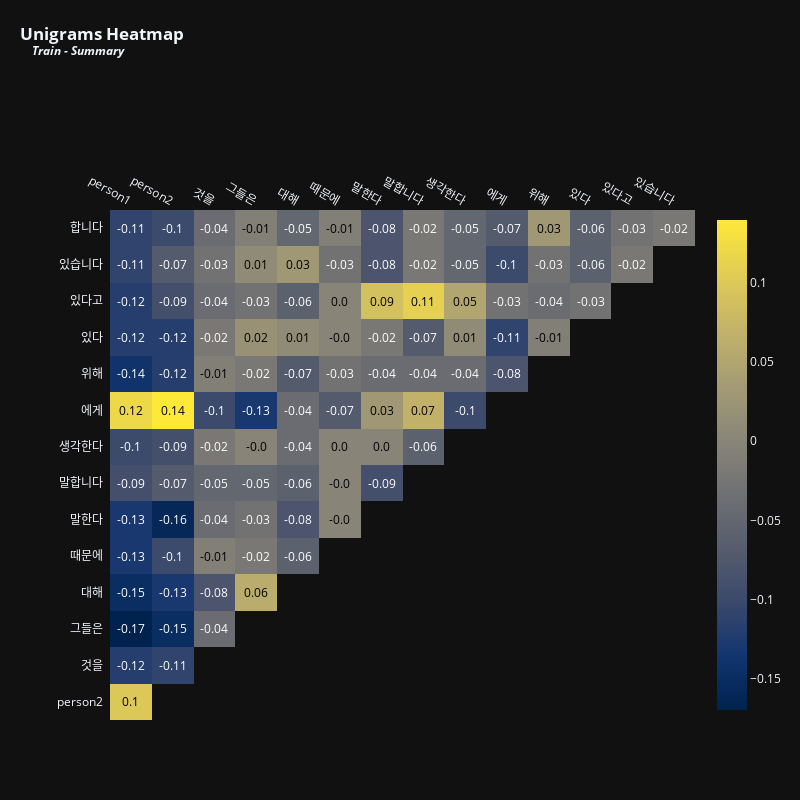

The notebook cell saved with this chart:
### Markdown cell above
이들 용어 사이의 상관관계는 매우 긍정적이지도, 매우 부정적이지도 않음을 알 수 있습니다. 가장 양의 상관관계가 있는 용어는 0.12에서 "don"과 "know"입니다. TfidfVectorizer 함수가 축약 제거와 같이 텍스트에 일부 변경을 수행하는 것을 관찰하는 것이 관련됩니다. 이는 아포스트로피 't 없이 단어가 표시되지 않는 이유를 설명합니다.

"예"와 "예"라는 용어 사이에 여전히 그다지 중요하지는 않지만 음의 상관관계가 있다는 점도 흥미롭습니다. 아마도 이는 동일한 대화에 두 가지를 모두 포함하는 것이 중복되기 때문에 발생할 수도 있고, 데이터가 대화 중에 "예" 대신 "예"를 사용하는 개인의 경향을 포착할 수도 있습니다. 이러한 유형의 히트맵을 분석할 때 고려할 수 있는 몇 가지 가설은 다음과 같습니다.

요약에 대해서도 동일한 분석을 수행해 보겠습니다.

### Code cell
vectorizer = TfidfVectorizer(max_features = 15) # Top 15 terms
x = vectorizer.fit_transform(train['summary'].fillna(''))
df_tfidfvect = pd.DataFrame(x.toarray(), columns=vectorizer.get_feature_names_out())
plot_correlation(df_tfidfvect, 'Unigrams', 'Train - Summary', 800, 800, 12)

### Figure 1 — Plotly figure (JSON) as saved in the notebook; plotly's stock layout.template omitted (floating-point values rounded to 4 significant figures)
{"data": [{"colorscale": [[0, "#00224e"], [0.1111, "#123570"], [0.2222, "#3b496c"], [0.3333, "#575d6d"], [0.4444, "#707173"], [0.5556, "#8a8678"], [0.6667, "#a59c74"], [0.7778, "#c3b369"], [0.8889, "#e1cc55"], [1, "#fee838"]], "reversescale": false, "showscale": false, "type": "heatmap", "x": ["person1", "person2", "것을", "그들은", "대해", "때문에", "말한다", "말합니다", "생각한다", "에게", "위해", "있다", "있다고", "있습니다"], "y": ["합니다", "있습니다", "있다고", "있다", "위해", "에게", "생각한다", "말합니다", "말한다", "때문에", "대해", "그들은", "것을", "person2"], "z": [[-0.11, -0.1, -0.04, -0.01, -0.05, -0.01, -0.08, -0.02, -0.05, -0.07, 0.03, -0.06, -0.03, -0.02], [-0.11, -0.07, -0.03, 0.01, 0.03, -0.03, -0.08, -0.02, -0.05, -0.1, -0.03, -0.06, -0.02], [-0.12, -0.09, -0.04, -0.03, -0.06, 0, 0.09, 0.11, 0.05, -0.03, -0.04, -0.03], [-0.12, -0.12, -0.02, 0.02, 0.01, 0, -0.02, -0.07, 0.01, -0.11, -0.01], [-0.14, -0.12, -0.01, -0.02, -0.07, -0.03, -0.04, -0.04, -0.04, -0.08], [0.12, 0.14, -0.1, -0.13, -0.04, -0.07, 0.03, 0.07, -0.1], [-0.1, -0.09, -0.02, 0, -0.04, 0, 0, -0.06], [-0.09, -0.07, -0.05, -0.05, -0.06, 0, -0.09], [-0.13, -0.16, -0.04, -0.03, -0.08, 0], [-0.13, -0.1, -0.01, -0.02, -0.06], [-0.15, -0.13, -0.08, 0.06], [-0.17, -0.15, -0.04], [-0.12, -0.11], [0.1]]}, {"colorscale": [[0, "#00224e"], [0.1111, "#123570"], [0.2222, "#3b496c"], [0.3333, "#575d6d"], [0.4444, "#707173"], [0.5556, "#8a8678"], [0.6667, "#a59c74"], [0.7778, "#c3b369"], [0.8889, "#e1cc55"], [1, "#fee838"]], "showscale": true, "type": "heatmap", "visible": true, "z": [[-0.11, -0.1, -0.04, -0.01, -0.05, -0.01, -0.08, -0.02, -0.05, -0.07, 0.03, -0.06, -0.03, -0.02], [-0.11, -0.07, -0.03, 0.01, 0.03, -0.03, -0.08, -0.02, -0.05, -0.1, -0.03, -0.06, -0.02], [-0.12, -0.09, -0.04, -0.03, -0.06, 0, 0.09, 0.11, 0.05, -0.03, -0.04, -0.03], [-0.12, -0.12, -0.02, 0.02, 0.01, 0, -0.02, -0.07, 0.01, -0.11, -0.01], [-0.14, -0.12, -0.01, -0.02, -0.07, -0.03, -0.04, -0.04, -0.04, -0.08], [0.12, 0.14, -0.1, -0.13, -0.04, -0.07, 0.03, 0.07, -0.1], [-0.1, -0.09, -0.02, 0, -0.04, 0, 0, -0.06], [-0.09, -0.07, -0.05, -0.05, -0.06, 0, -0.09], [-0.13, -0.16, -0.04, -0.03, -0.08, 0], [-0.13, -0.1, -0.01, -0.02, -0.06], [-0.15, -0.13, -0.08, 0.06], [-0.17, -0.15, -0.04], [-0.12, -0.11], [0.1]]}], "layout": {"annotations": [{"font": {"color": "#FFFFFF", "size": 12}, "showarrow": false, "text": "-0.11", "x": "person1", "xref": "x", "y": "합니다", "yref": "y"}, {"font": {"color": "#FFFFFF", "size": 12}, "showarrow": false, "text": "-0.1", "x": "person2", "xref": "x", "y": "합니다", "yref": "y"}, {"font": {"color": "#FFFFFF", "size": 12}, "showarrow": false, "text": "-0.04", "x": "것을", "xref": "x", "y": "합니다", "yref": "y"}, {"font": {"color": "#000000", "size": 12}, "showarrow": false, "text": "-0.01", "x": "그들은", "xref": "x", "y": "합니다", "yref": "y"}, {"font": {"color": "#FFFFFF", "size": 12}, "showarrow": false, "text": "-0.05", "x": "대해", "xref": "x", "y": "합니다", "yref": "y"}, {"font": {"color": "#000000", "size": 12}, "showarrow": false, "text": "-0.01", "x": "때문에", "xref": "x", "y": "합니다", "yref": "y"}, {"font": {"color": "#FFFFFF", "size": 12}, "showarrow": false, "text": "-0.08", "x": "말한다", "xref": "x", "y": "합니다", "yref": "y"}, {"font": {"color": "#FFFFFF", "size": 12}, "showarrow": false, "text": "-0.02", "x": "말합니다", "xref": "x", "y": "합니다", "yref": "y"}, {"font": {"color": "#FFFFFF", "size": 12}, "showarrow": false, "text": "-0.05", "x": "생각한다", "xref": "x", "y": "합니다", "yref": "y"}, {"font": {"color": "#FFFFFF", "size": 12}, "showarrow": false, "text": "-0.07", "x": "에게", "xref": "x", "y": "합니다", "yref": "y"}, {"font": {"color": "#000000", "size": 12}, "showarrow": false, "text": "0.03", "x": "위해", "xref": "x", "y": "합니다", "yref": "y"}, {"font": {"color": "#FFFFFF", "size": 12}, "showarrow": false, "text": "-0.06", "x": "있다", "xref": "x", "y": "합니다", "yref": "y"}, {"font": {"color": "#FFFFFF", "size": 12}, "showarrow": false, "text": "-0.03", "x": "있다고", "xref": "x", "y": "합니다", "yref": "y"}, {"font": {"color": "#FFFFFF", "size": 12}, "showarrow": false, "text": "-0.02", "x": "있습니다", "xref": "x", "y": "합니다", "yref": "y"}, {"font": {"color": "#FFFFFF", "size": 12}, "showarrow": false, "text": "-0.11", "x": "person1", "xref": "x", "y": "있습니다", "yref": "y"}, {"font": {"color": "#FFFFFF", "size": 12}, "showarrow": false, "text": "-0.07", "x": "person2", "xref": "x", "y": "있습니다", "yref": "y"}, {"font": {"color": "#FFFFFF", "size": 12}, "showarrow": false, "text": "-0.03", "x": "것을", "xref": "x", "y": "있습니다", "yref": "y"}, {"font": {"color": "#000000", "size": 12}, "showarrow": false, "text": "0.01", "x": "그들은", "xref": "x", "y": "있습니다", "yref": "y"}, {"font": {"color": "#000000", "size": 12}, "showarrow": false, "text": "0.03", "x": "대해", "xref": "x", "y": "있습니다", "yref": "y"}, {"font": {"color": "#FFFFFF", "size": 12}, "showarrow": false, "text": "-0.03", "x": "때문에", "xref": "x", "y": "있습니다", "yref": "y"}, {"font": {"color": "#FFFFFF", "size": 12}, "showarrow": false, "text": "-0.08", "x": "말한다", "xref": "x", "y": "있습니다", "yref": "y"}, {"font": {"color": "#FFFFFF", "size": 12}, "showarrow": false, "text": "-0.02", "x": "말합니다", "xref": "x", "y": "있습니다", "yref": "y"}, {"font": {"color": "#FFFFFF", "size": 12}, "showarrow": false, "text": "-0.05", "x": "생각한다", "xref": "x", "y": "있습니다", "yref": "y"}, {"font": {"color": "#FFFFFF", "size": 12}, "showarrow": false, "text": "-0.1", "x": "에게", "xref": "x", "y": "있습니다", "yref": "y"}, {"font": {"color": "#FFFFFF", "size": 12}, "showarrow": false, "text": "-0.03", "x": "위해", "xref": "x", "y": "있습니다", "yref": "y"}, {"font": {"color": "#FFFFFF", "size": 12}, "showarrow": false, "text": "-0.06", "x": "있다", "xref": "x", "y": "있습니다", "yref": "y"}, {"font": {"color": "#FFFFFF", "size": 12}, "showarrow": false, "text": "-0.02", "x": "있다고", "xref": "x", "y": "있습니다", "yref": "y"}, {"font": {"color": "#FFFFFF", "size": 12}, "showarrow": false, "text": "-0.12", "x": "person1", "xref": "x", "y": "있다고", "yref": "y"}, {"font": {"color": "#FFFFFF", "size": 12}, "showarrow": false, "text": "-0.09", "x": "person2", "xref": "x", "y": "있다고", "yref": "y"}, {"font": {"color": "#FFFFFF", "size": 12}, "showarrow": false, "text": "-0.04", "x": "것을", "xref": "x", "y": "있다고", "yref": "y"}, {"font": {"color": "#FFFFFF", "size": 12}, "showarrow": false, "text": "-0.03", "x": "그들은", "xref": "x", "y": "있다고", "yref": "y"}, {"font": {"color": "#FFFFFF", "size": 12}, "showarrow": false, "text": "-0.06", "x": "대해", "xref": "x", "y": "있다고", "yref": "y"}, {"font": {"color": "#000000", "size": 12}, "showarrow": false, "text": "0.0", "x": "때문에", "xref": "x", "y": "있다고", "yref": "y"}, {"font": {"color": "#000000", "size": 12}, "showarrow": false, "text": "0.09", "x": "말한다", "xref": "x", "y": "있다고", "yref": "y"}, {"font": {"color": "#000000", "size": 12}, "showarrow": false, "text": "0.11", "x": "말합니다", "xref": "x", "y": "있다고", "yref": "y"}, {"font": {"color": "#000000", "size": 12}, "showarrow": false, "text": "0.05", "x": "생각한다", "xref": "x", "y": "있다고", "yref": "y"}, {"font": {"color": "#FFFFFF", "size": 12}, "showarrow": false, "text": "-0.03", "x": "에게", "xref": "x", "y": "있다고", "yref": "y"}, {"font": {"color": "#FFFFFF", "size": 12}, "showarrow": false, "text": "-0.04", "x": "위해", "xref": "x", "y": "있다고", "yref": "y"}, {"font": {"color": "#FFFFFF", "size": 12}, "showarrow": false, "text": "-0.03", "x": "있다", "xref": "x", "y": "있다고", "yref": "y"}, {"font": {"color": "#FFFFFF", "size": 12}, "showarrow": false, "text": "-0.12", "x": "person1", "xref": "x", "y": "있다", "yref": "y"}, {"font": {"color": "#FFFFFF", "size": 12}, "showarrow": false, "text": "-0.12", "x": "person2", "xref": "x", "y": "있다", "yref": "y"}, {"font": {"color": "#FFFFFF", "size": 12}, "showarrow": false, "text": "-0.02", "x": "것을", "xref": "x", "y": "있다", "yref": "y"}, {"font": {"color": "#000000", "size": 12}, "showarrow": false, "text": "0.02", "x": "그들은", "xref": "x", "y": "있다", "yref": "y"}, {"font": {"color": "#000000", "size": 12}, "showarrow": false, "text": "0.01", "x": "대해", "xref": "x", "y": "있다", "yref": "y"}, {"font": {"color": "#000000", "size": 12}, "showarrow": false, "text": "-0.0", "x": "때문에", "xref": "x", "y": "있다", "yref": "y"}, {"font": {"color": "#FFFFFF", "size": 12}, "showarrow": false, "text": "-0.02", "x": "말한다", "xref": "x", "y": "있다", "yref": "y"}, {"font": {"color": "#FFFFFF", "size": 12}, "showarrow": false, "text": "-0.07", "x": "말합니다", "xref": "x", "y": "있다", "yref": "y"}, {"font": {"color": "#000000", "size": 12}, "showarrow": false, "text": "0.01", "x": "생각한다", "xref": "x", "y": "있다", "yref": "y"}, {"font": {"color": "#FFFFFF", "size": 12}, "showarrow": false, "text": "-0.11", "x": "에게", "xref": "x", "y": "있다", "yref": "y"}, {"font": {"color": "#000000", "size": 12}, "showarrow": false, "text": "-0.01", "x": "위해", "xref": "x", "y": "있다", "yref": "y"}, {"font": {"color": "#FFFFFF", "size": 12}, "showarrow": false, "text": "-0.14", "x": "person1", "xref": "x", "y": "위해", "yref": "y"}, {"font": {"color": "#FFFFFF", "size": 12}, "showarrow": false, "text": "-0.12", "x": "person2", "xref": "x", "y": "위해", "yref": "y"}, {"font": {"color": "#000000", "size": 12}, "showarrow": false, "text": "-0.01", "x": "것을", "xref": "x", "y": "위해", "yref": "y"}, {"font": {"color": "#FFFFFF", "size": 12}, "showarrow": false, "text": "-0.02", "x": "그들은", "xref": "x", "y": "위해", "yref": "y"}, {"font": {"color": "#FFFFFF", "size": 12}, "showarrow": false, "text": "-0.07", "x": "대해", "xref": "x", "y": "위해", "yref": "y"}, {"font": {"color": "#FFFFFF", "size": 12}, "showarrow": false, "text": "-0.03", "x": "때문에", "xref": "x", "y": "위해", "yref": "y"}, {"font": {"color": "#FFFFFF", "size": 12}, "showarrow": false, "text": "-0.04", "x": "말한다", "xref": "x", "y": "위해", "yref": "y"}, {"font": {"color": "#FFFFFF", "size": 12}, "showarrow": false, "text": "-0.04", "x": "말합니다", "xref": "x", "y": "위해", "yref": "y"}, {"font": {"color": "#FFFFFF", "size": 12}, "showarrow": false, "text": "-0.04", "x": "생각한다", "xref": "x", "y": "위해", "yref": "y"}, {"font": {"color": "#FFFFFF", "size": 12}, "showarrow": false, "text": "-0.08", "x": "에게", "xref": "x", "y": "위해", "yref": "y"}, {"font": {"color": "#000000", "size": 12}, "showarrow": false, "text": "0.12", "x": "person1", "xref": "x", "y": "에게", "yref": "y"}, {"font": {"color": "#000000", "size": 12}, "showarrow": false, "text": "0.14", "x": "person2", "xref": "x", "y": "에게", "yref": "y"}, {"font": {"color": "#FFFFFF", "size": 12}, "showarrow": false, "text": "-0.1", "x": "것을", "xref": "x", "y": "에게", "yref": "y"}, {"font": {"color": "#FFFFFF", "size": 12}, "showarrow": false, "text": "-0.13", "x": "그들은", "xref": "x", "y": "에게", "yref": "y"}, {"font": {"color": "#FFFFFF", "size": 12}, "showarrow": false, "text": "-0.04", "x": "대해", "xref": "x", "y": "에게", "yref": "y"}, {"font": {"color": "#FFFFFF", "size": 12}, "showarrow": false, "text": "-0.07", "x": "때문에", "xref": "x", "y": "에게", "yref": "y"}, {"font": {"color": "#000000", "size": 12}, "showarrow": false, "text": "0.03", "x": "말한다", "xref": "x", "y": "에게", "yref": "y"}, {"font": {"color": "#000000", "size": 12}, "showarrow": false, "text": "0.07", "x": "말합니다", "xref": "x", "y": "에게", "yref": "y"}, {"font": {"color": "#FFFFFF", "size": 12}, "showarrow": false, "text": "-0.1", "x": "생각한다", "xref": "x", "y": "에게", "yref": "y"}, {"font": {"color": "#FFFFFF", "size": 12}, "showarrow": false, "text": "-0.1", "x": "person1", "xref": "x", "y": "생각한다", "yref": "y"}, {"font": {"color": "#FFFFFF", "size": 12}, "showarrow": false, "text": "-0.09", "x": "person2", "xref": "x", "y": "생각한다", "yref": "y"}, {"font": {"color": "#FFFFFF", "size": 12}, "showarrow": false, "text": "-0.02", "x": "것을", "xref": "x", "y": "생각한다", "yref": "y"}, {"font": {"color": "#000000", "size": 12}, "showarrow": false, "text": "-0.0", "x": "그들은", "xref": "x", "y": "생각한다", "yref": "y"}, {"font": {"color": "#FFFFFF", "size": 12}, "showarrow": false, "text": "-0.04", "x": "대해", "xref": "x", "y": "생각한다", "yref": "y"}, {"font": {"color": "#000000", "size": 12}, "showarrow": false, "text": "0.0", "x": "때문에", "xref": "x", "y": "생각한다", "yref": "y"}, {"font": {"color": "#000000", "size": 12}, "showarrow": false, "text": "0.0", "x": "말한다", "xref": "x", "y": "생각한다", "yref": "y"}, {"font": {"color": "#FFFFFF", "size": 12}, "showarrow": false, "text": "-0.06", "x": "말합니다", "xref": "x", "y": "생각한다", "yref": "y"}, {"font": {"color": "#FFFFFF", "size": 12}, "showarrow": false, "text": "-0.09", "x": "person1", "xref": "x", "y": "말합니다", "yref": "y"}, {"font": {"color": "#FFFFFF", "size": 12}, "showarrow": false, "text": "-0.07", "x": "person2", "xref": "x", "y": "말합니다", "yref": "y"}, {"font": {"color": "#FFFFFF", "size": 12}, "showarrow": false, "text": "-0.05", "x": "것을", "xref": "x", "y": "말합니다", "yref": "y"}, {"font": {"color": "#FFFFFF", "size": 12}, "showarrow": false, "text": "-0.05", "x": "그들은", "xref": "x", "y": "말합니다", "yref": "y"}, {"font": {"color": "#FFFFFF", "size": 12}, "showarrow": false, "text": "-0.06", "x": "대해", "xref": "x", "y": "말합니다", "yref": "y"}, {"font": {"color": "#000000", "size": 12}, "showarrow": false, "text": "-0.0", "x": "때문에", "xref": "x", "y": "말합니다", "yref": "y"}, {"font": {"color": "#FFFFFF", "size": 12}, "showarrow": false, "text": "-0.09", "x": "말한다", "xref": "x", "y": "말합니다", "yref": "y"}, {"font": {"color": "#FFFFFF", "size": 12}, "showarrow": false, "text": "-0.13", "x": "person1", "xref": "x", "y": "말한다", "yref": "y"}, {"font": {"color": "#FFFFFF", "size": 12}, "showarrow": false, "text": "-0.16", "x": "person2", "xref": "x", "y": "말한다", "yref": "y"}, {"font": {"color": "#FFFFFF", "size": 12}, "showarrow": false, "text": "-0.04", "x": "것을", "xref": "x", "y": "말한다", "yref": "y"}, {"font": {"color": "#FFFFFF", "size": 12}, "showarrow": false, "text": "-0.03", "x": "그들은", "xref": "x", "y": "말한다", "yref": "y"}, {"font": {"color": "#FFFFFF", "size": 12}, "showarrow": false, "text": "-0.08", "x": "대해", "xref": "x", "y": "말한다", "yref": "y"}, {"font": {"color": "#000000", "size": 12}, "showarrow": false, "text": "-0.0", "x": "때문에", "xref": "x", "y": "말한다", "yref": "y"}, {"font": {"color": "#FFFFFF", "size": 12}, "showarrow": false, "text": "-0.13", "x": "person1", "xref": "x", "y": "때문에", "yref": "y"}, {"font": {"color": "#FFFFFF", "size": 12}, "showarrow": false, "text": "-0.1", "x": "person2", "xref": "x", "y": "때문에", "yref": "y"}, {"font": {"color": "#000000", "size": 12}, "showarrow": false, "text": "-0.01", "x": "것을", "xref": "x", "y": "때문에", "yref": "y"}, {"font": {"color": "#FFFFFF", "size": 12}, "showarrow": false, "text": "-0.02", "x": "그들은", "xref": "x", "y": "때문에", "yref": "y"}, {"font": {"color": "#FFFFFF", "size": 12}, "showarrow": false, "text": "-0.06", "x": "대해", "xref": "x", "y": "때문에", "yref": "y"}, {"font": {"color": "#FFFFFF", "size": 12}, "showarrow": false, "text": "-0.15", "x": "person1", "xref": "x", "y": "대해", "yref": "y"}, {"font": {"color": "#FFFFFF", "size": 12}, "showarrow": false, "text": "-0.13", "x": "person2", "xref": "x", "y": "대해", "yref": "y"}, {"font": {"color": "#FFFFFF", "size": 12}, "showarrow": false, "text": "-0.08", "x": "것을", "xref": "x", "y": "대해", "yref": "y"}, {"font": {"color": "#000000", "size": 12}, "showarrow": false, "text": "0.06", "x": "그들은", "xref": "x", "y": "대해", "yref": "y"}, {"font": {"color": "#FFFFFF", "size": 12}, "showarrow": false, "text": "-0.17", "x": "person1", "xref": "x", "y": "그들은", "yref": "y"}, {"font": {"color": "#FFFFFF", "size": 12}, "showarrow": false, "text": "-0.15", "x": "person2", "xref": "x", "y": "그들은", "yref": "y"}, {"font": {"color": "#FFFFFF", "size": 12}, "showarrow": false, "text": "-0.04", "x": "것을", "xref": "x", "y": "그들은", "yref": "y"}, {"font": {"color": "#FFFFFF", "size": 12}, "showarrow": false, "text": "-0.12", "x": "person1", "xref": "x", "y": "것을", "yref": "y"}, {"font": {"color": "#FFFFFF", "size": 12}, "showarrow": false, "text": "-0.11", "x": "person2", "xref": "x", "y": "것을", "yref": "y"}, {"font": {"color": "#000000", "size": 12}, "showarrow": false, "text": "0.1", "x": "person1", "xref": "x", "y": "person2", "yref": "y"}], "height": 800, "margin": {"l": 110, "t": 210}, "title": {"text": "<b>Unigrams Heatmap<br><sup>&nbsp;&nbsp;&nbsp;&nbsp;<i>Train - Summary</i></sup></b>", "x": 0.025, "xanchor": "left", "y": 0.95}, "width": 800, "xaxis": {"dtick": 1, "gridcolor": "rgb(0, 0, 0)", "showgrid": false, "side": "top", "ticks": ""}, "yaxis": {"autorange": "reversed", "dtick": 1, "showgrid": false, "ticks": "", "ticksuffix": "  "}}}
